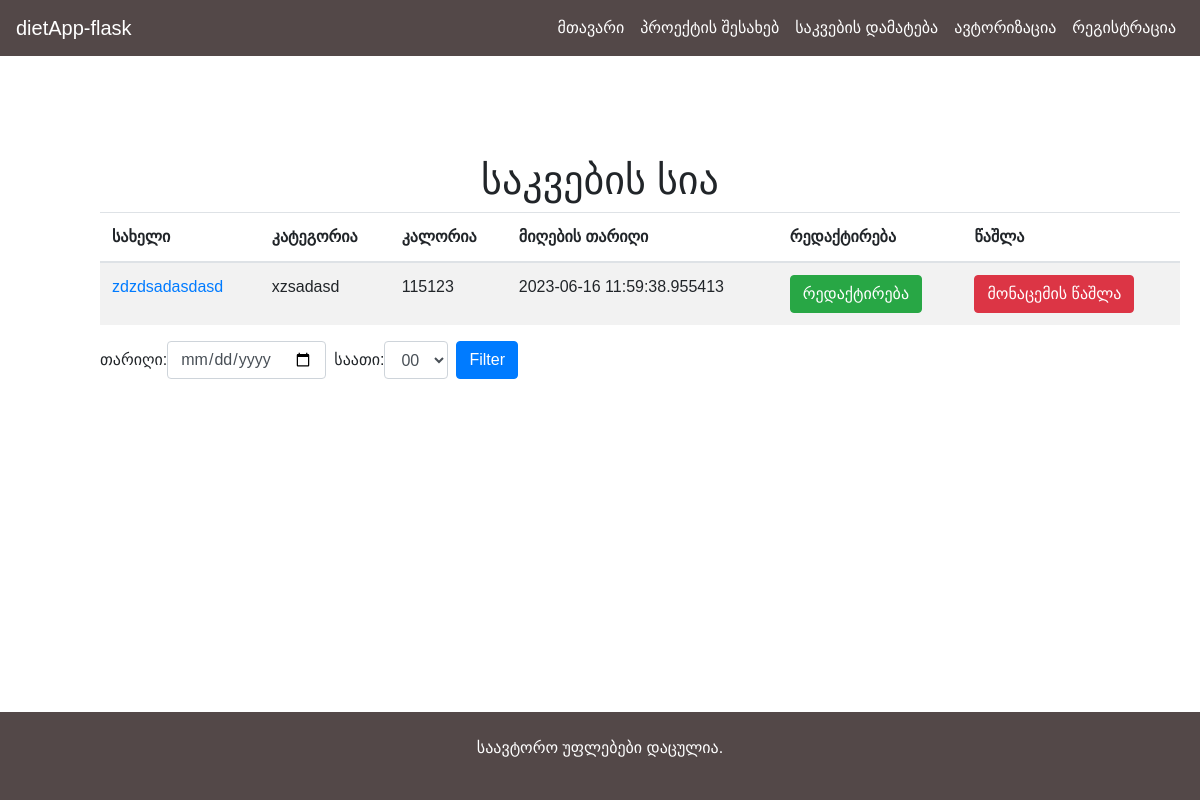
Before: / with the older database file.
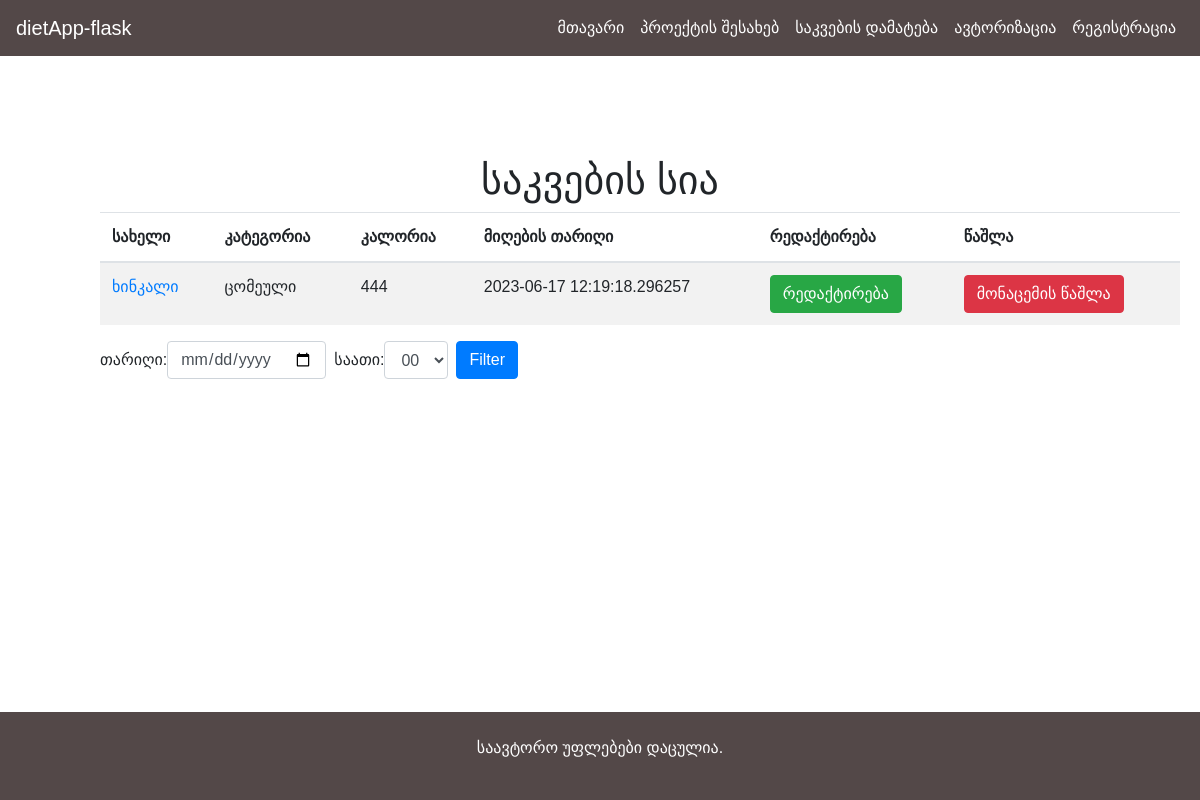
After: the same page with the newer database file.
### app.py (models this page shows)
class Food(db.Model):
    id = db.Column(db.Integer, primary_key=True)
    name = db.Column(db.String(100), nullable=False)
    category = db.Column(db.String(50), nullable=False)
    calorie = db.Column(db.Integer, nullable=False)
    date_of_reception = db.Column(db.DateTime, nullable=False, default=datetime.now())

### app.py (the view)
@app.route('/')
def home():
    foods = Food.query.all()
    return render_template('home.html', foods=foods)

### templates/home.html (shortened to what this page needs)
{% extends "base.html" %}
{% block content %}
<h1 style="margin-top: 100px; text-align: center;">საკვების სია</h1>
<table class="table table-striped" style="width: 90%; margin-left: 100px;">
    <thead>
        <tr>
            <th>სახელი</th>
            <th>კატეგორია</th>
            <th>კალორია</th>
            <th>მიღების თარიღი</th>
            <th>რედაქტირება</th>
            <th>წაშლა</th>
        </tr>
    </thead>
    <tbody>
         {% for food in foods %}
            <tr>
                <td><a href="{{url_for('view_food', food_id=food.id)}}">{{ food.name }}</a></td>
                <td>{{ food.category }}</td>
                <td>{{ food.calorie }}</td>
                <td>{{ food.date_of_reception }}</td>
                <td>
                    <a href="{{ url_for('edit_food', food_id=food.id) }}" class="btn btn-success">რედაქტირება</a>
                </td>
                <td>
                    <a href="{{ url_for('delete_food', food_id=food.id) }}" class="btn btn-danger">მონაცემის წაშლა</a>
                </td>
            </tr>
        {% endfor %}
    </tbody>
</table>
<form method="POST" action="{{ url_for('filter_by_date') }}" class="form-inline mb-3" style="margin-left: 100px;">
  <div class="form-group">
    <label for="filter_date">თარიღი:</label>
    <input type="date" class="form-control" id="filter_date" name="filter_date" required>
  </div>
<div class="form-group ml-2">
    <label for="filter_hour">საათი:</label>
    <select class="form-control" id="filter_hour" name="filter_hour" required>
        <option value="00">00</option>
    </select>
</div>
<button type="submit" class="btn btn-primary ml-2">Filter</button>
</form>
{% endblock %}

### templates/base.html (shortened to what this page needs)
<!DOCTYPE html>
<html lang="en">
<head>
    <link rel="stylesheet" href="..{{ url_for('static', filename='styles.css') }}">
    <link rel="stylesheet" href="https://stackpath.bootstrapcdn.com/bootstrap/4.5.0/css/bootstrap.min.css">
    <link rel="stylesheet" href="https://maxcdn.bootstrapcdn.com/bootstrap/4.0.0/css/bootstrap.min.css">
</head>
<body>
  <header>
    <nav class="navbar navbar-expand-lg navbar-light bg-light" style="background-color: #534848 !important;">
      <a class="navbar-brand" href="{{ url_for('home') }}" style="color: white;">dietApp-flask</a>
      <div class="collapse navbar-collapse" id="navbarNav"  style="color: white; justify-content: right;">
        <ul class="navbar-nav">
          <li class="nav-item active">
            <a class="nav-link" href="{{ url_for('home') }}" style="color: white;">მთავარი</a>
          </li>
          <li class="nav-item active">
            <a class="nav-link" href="{{ url_for('about') }}" style="color: white;">პროექტის შესახებ</a>
          </li>
          <li class="nav-item">
            <a class="nav-link" href="{{ url_for('add_food') }}" style="color: white;">საკვების დამატება</a>
          </li>
          {% if 'username' in session %}
          <a class="nav-link" href="{{ url_for('logout') }}" style="color: white;">გასვლა</a>
          {% else %}
          <li class="nav-item">
            <a class="nav-link" href="{{ url_for('login') }}" style="color: white;">ავტორიზაცია</a>
          </li>
          <li class="nav-item">
            <a class="nav-link" href="{{ url_for('register') }}" style="color: white;">რეგისტრაცია</a>
          </li>
          {% endif %}
        </ul>
      </div>
    </nav>
  </header>
  <section>
      {% block content %}
      {% endblock %}
  </section>
  <footer class="bg-light text-center py-4" style="background-color: #534848 !important; color: white;">
    <p>საავტორო უფლებები დაცულია.</p>
  </footer>
</body>
</html>

### static/styles.css (style rules this page uses)
html, body { height: 100%; margin: 0; }
body { display: flex; flex-direction: column; }
footer { flex-shrink: 0; margin-top: auto; }

### templates/base.html (style rules this page uses)
* { font-family: "BPG Mrgvlovani Caps", sans-serif !important; }

Changed rows visible on the page:
removed Food: name "zdzdsadasdasd", category "xzsadasd", calorie "115123", date_of_reception "2023-06-16 11:59:38.955413"
added Food: name "ხინკალი", category "ცომეული", calorie "444", date_of_reception "2023-06-17 12:19:18.296257"
